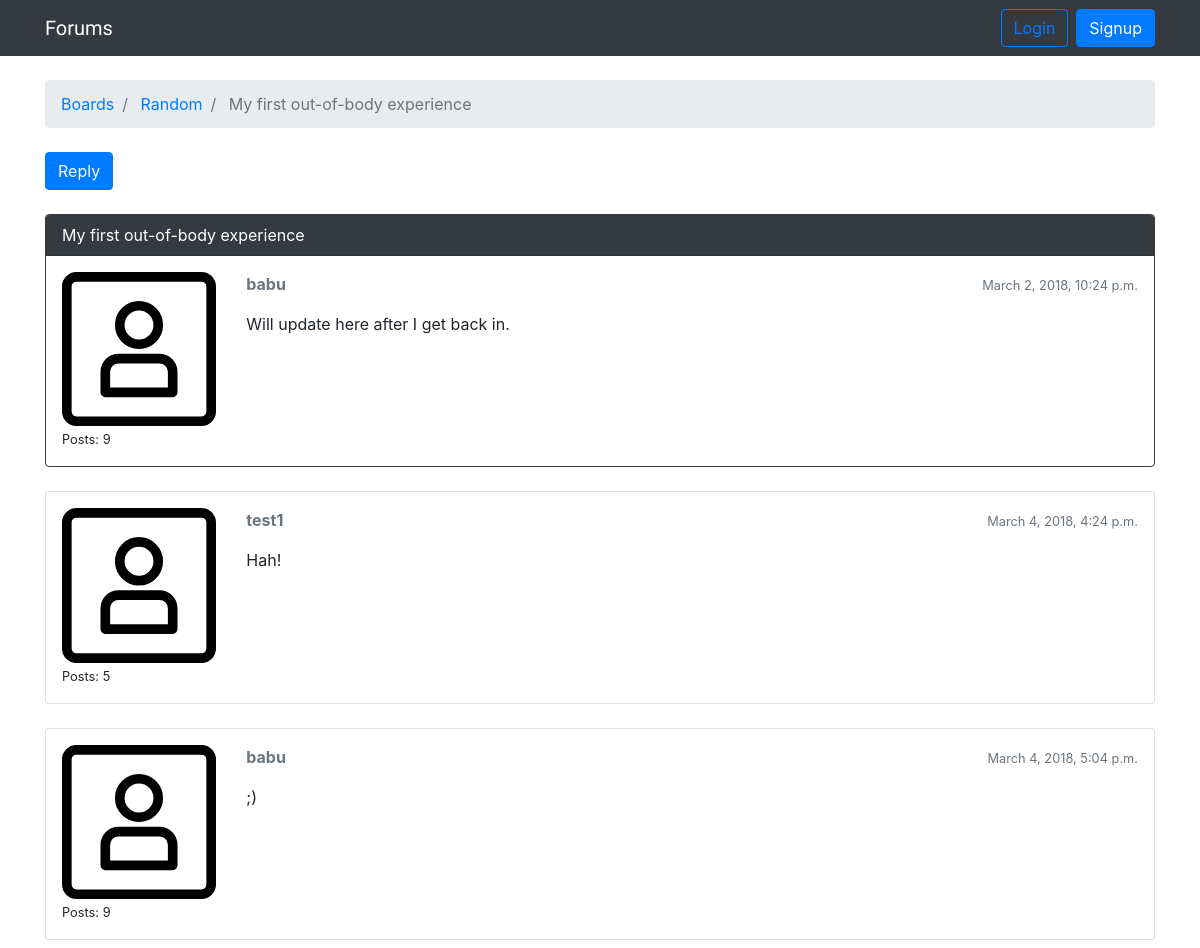
Screenshot of /boards/3/6/ with the database file from the repository.
### forums/models.py (models this page shows, shortened)
class Topic(models.Model):
    subject = models.CharField(max_length=256)
    last_updated = models.DateTimeField(auto_now_add=True)
    board = models.ForeignKey(
        Board,
        on_delete=models.CASCADE,
        related_name='topics',
    )
    starter = models.ForeignKey(
        settings.AUTH_USER_MODEL,
        on_delete=models.CASCADE,
        related_name='topics',
    )
    views = models.PositiveIntegerField(default=0)

class Board(models.Model):
    name = models.CharField(max_length=30, unique=True)
    description = models.CharField(max_length=100)

class Post(models.Model):
    message = models.TextField(max_length=4000)
    topic = models.ForeignKey(
        Topic,
        on_delete=models.CASCADE,
        related_name='posts',
    )
    created_at = models.DateTimeField(auto_now_add=True)
    updated_at = models.DateTimeField(null=True)
    created_by = models.ForeignKey(
        settings.AUTH_USER_MODEL,
        on_delete=models.CASCADE,
        related_name='posts',
    )
    updated_by = models.ForeignKey(
        settings.AUTH_USER_MODEL,
        on_delete=models.CASCADE,
        null=True,
        related_name='+',
    )

### users/models.py (models this page shows)
class CustomUser(AbstractUser):
    objects = CustomUserManager()

### forums/views.py (the view)
# urls.py: path('boards/<int:pk>/<int:topic_pk>/', views.topic_posts, name='topic_posts'),
def topic_posts(request, pk, topic_pk):
    topic = get_object_or_404(Topic, board__pk=pk, pk=topic_pk)
    topic.views += 1
    topic.save()
    context = {'topic': topic}
    return render(request, 'topic_posts.html', context)

### templates/topic_posts.html (shortened to what this page needs)
{% extends 'base.html' %}
{% block breadcrumb %}
<li class="breadcrumb-item">
    <a href="{% url 'home' %}">Boards</a>
</li>
<li class="breadcrumb-item">
    <a href="{% url 'board_topics' topic.board.pk %}">
        {{ topic.board.name }}
    </a>
</li>
<li class="breadcrumb-item active">
    {{ topic.subject }}
</li>
{% endblock %}
{% block content %}
<div>
    <a href="{% url 'reply_topic' topic.board.pk topic.pk %}" class="btn btn-primary" role="button">
        Reply
    </a>
</div>
{% include 'includes/all_topic_posts.html' %}
{% endblock %}

### templates/includes/all_topic_posts.html (shortened to what this page needs)
{% load static %}
{% for post in topic.posts.all %}
<div class="card mb-2 mt-4 {% if forloop.first %}border-dark{% endif %}">
    {% if forloop.first %}
        <div class="card-header text-white bg-dark py-2 px-3">
            {{ topic.subject }}
        </div>
    {% endif %}
    <div class="card-body p-3">
        <div class="row">
            <div class="col-2">
                <img src="{% static 'img/avatar.svg' %}" alt="{{ post.created_by.username }}" class="w-100">
                <small>Posts: {{ post.created_by.posts.count }}</small>
            </div>
            <div class="col-10">
                <div class="row mb-3">
                    <div class="col-6">
                        <strong class="text-muted">{{ post.created_by.username }}</strong>
                    </div>
                    <div class="col-6 text-right">
                        <small class="text-muted">{{ post.created_at }}</small>
                    </div>
                </div>
                <p>{{ post.message }}</p>
            </div>
        </div>
    </div>
</div>
{% endfor %}

### rows the page displays
Topic: board.name "Random", subject "My first out-of-body experience"
Post: created_by.posts.count "9", created_by.username "babu", created_at "March 2, 2018, 10:24 p.m.", message "Will update here after I get back in."
Post: created_by.posts.count "5", created_by.username "test1", created_at "March 4, 2018, 4:24 p.m.", message "Hah!"
Post: created_by.posts.count "9", created_by.username "babu", created_at "March 4, 2018, 5:04 p.m.", message ";)"
